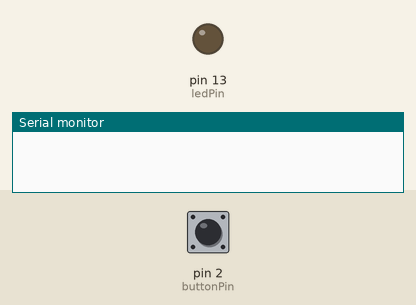
A sketch run on a simulated Arduino Uno, built with avr-gcc and run on an emulated ATmega328P. Shown: output pins drawn as LEDs (lit = HIGH), the last lines printed to the serial monitor. The inputs (shaded band) are chosen by the test bench; at power-on: pin 2 (buttonPin) LOW.

Above: at 1.2 s.
1.3 s: pin 2 (buttonPin) pulled HIGH for 0.15 s
At 1.37 s:
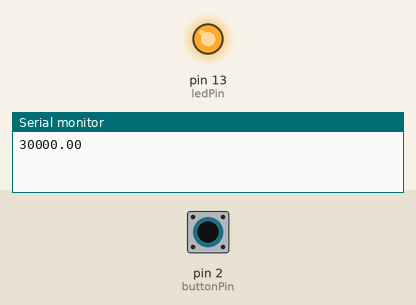
2.9 s: pin 2 (buttonPin) pulled HIGH for 3.2 s
At 6.8 s:
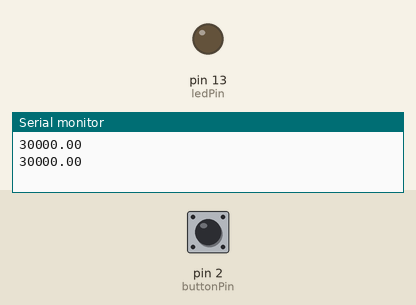
Timing chart, 0 to 8.3 s (numbered marks = the images above; inputs shaded):
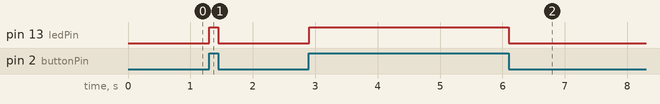

Measured:
- after the input at 1.3 s, pin 13 (ledPin): LOW → HIGH at once, → LOW 0.15 s later
- after the input at 2.9 s, pin 13 (ledPin): LOW → HIGH at once, → LOW 3.2 s later

The sketch:

Button.ino
```cpp
#include <MsTimer2.h>

const int set_min=1;  // min
const double minute=60000; // 1 min = 60 * 1000 ms
double delta = 0;

// constants won't change. They're used here to set pin numbers:
const int buttonPin = 2;     // the number of the pushbutton pin
const int ledPin =  13;      // the number of the LED pin

// variables will change:
int buttonState = 0;         // variable for reading the pushbutton status

int work = 0;

void setup() {
  Serial.begin(19200);
  // initialize the LED pin as an output:
  pinMode(ledPin, OUTPUT);
  // initialize the pushbutton pin as an input:
  pinMode(buttonPin, INPUT);

  delta = set_min * minute / 2;
  MsTimer2::set(delta, flash); // delta(ms) period
}

void flash()
{
  work=2;
  //digitalWrite(timer_led_pin, HIGH);
  digitalWrite(ledPin, HIGH);
}

void loop() {
  // read the state of the pushbutton value:
  buttonState = digitalRead(buttonPin);

  // check if the pushbutton is pressed. If it is, the buttonState is HIGH:
  if (buttonState == HIGH) {
    // turn LED on:
    //digitalWrite(ledPin, HIGH);
    if(work == 0) {
      MsTimer2::start();
      Serial.println(delta);
      work = 1;
//      delay(200);
    } else if (work == 1) {
      digitalWrite(ledPin, HIGH);
//      delay(200);
//      digitalWrite(ledPin, LOW);
//      delay(200);
    } else { // work = 2
      Serial.println("alert");
//      delay(200);
    }
  } else {
    // turn LED off:
//    digitalWrite(ledPin, LOW);
    work = 0;
    digitalWrite(ledPin,LOW);
    MsTimer2::stop();
  }
//  delay(400);
}
```
